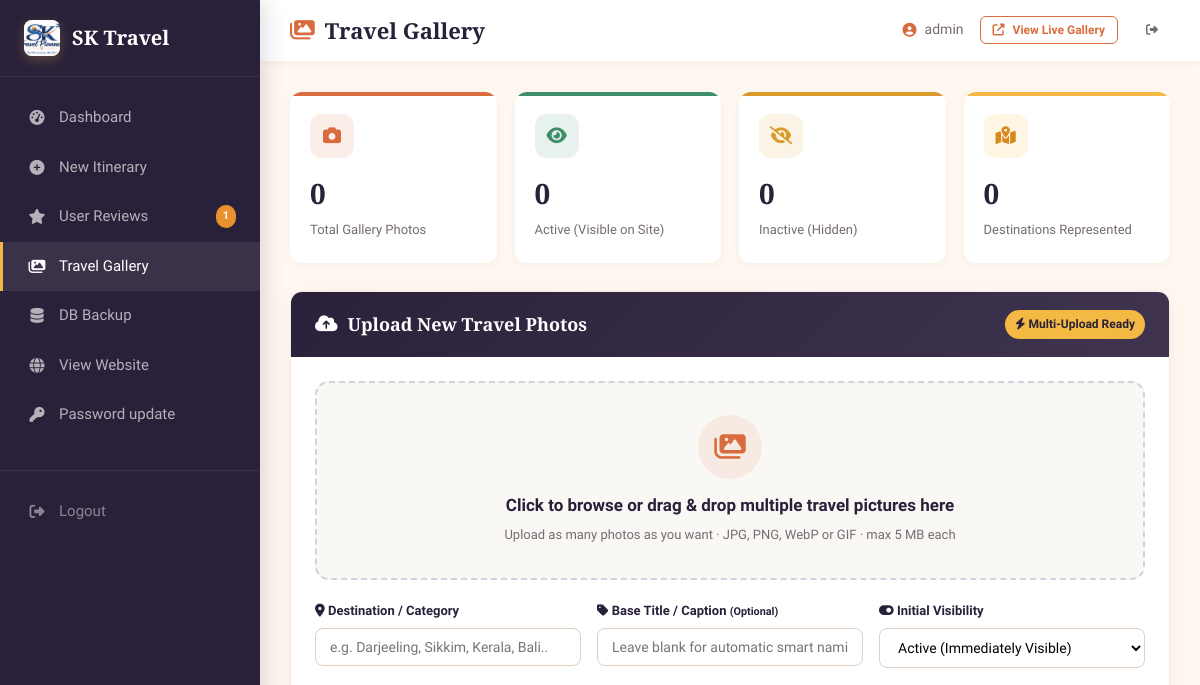
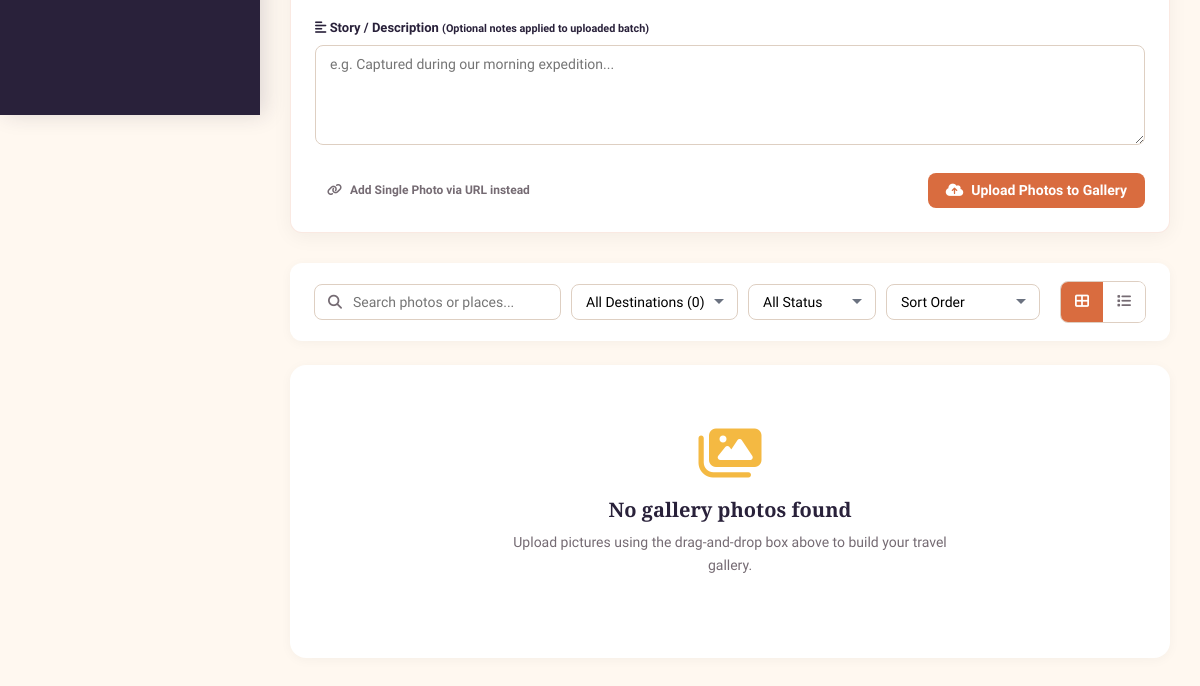
The app's page /admin/gallery.php (signed in), older data (2 pictures, top to bottom).
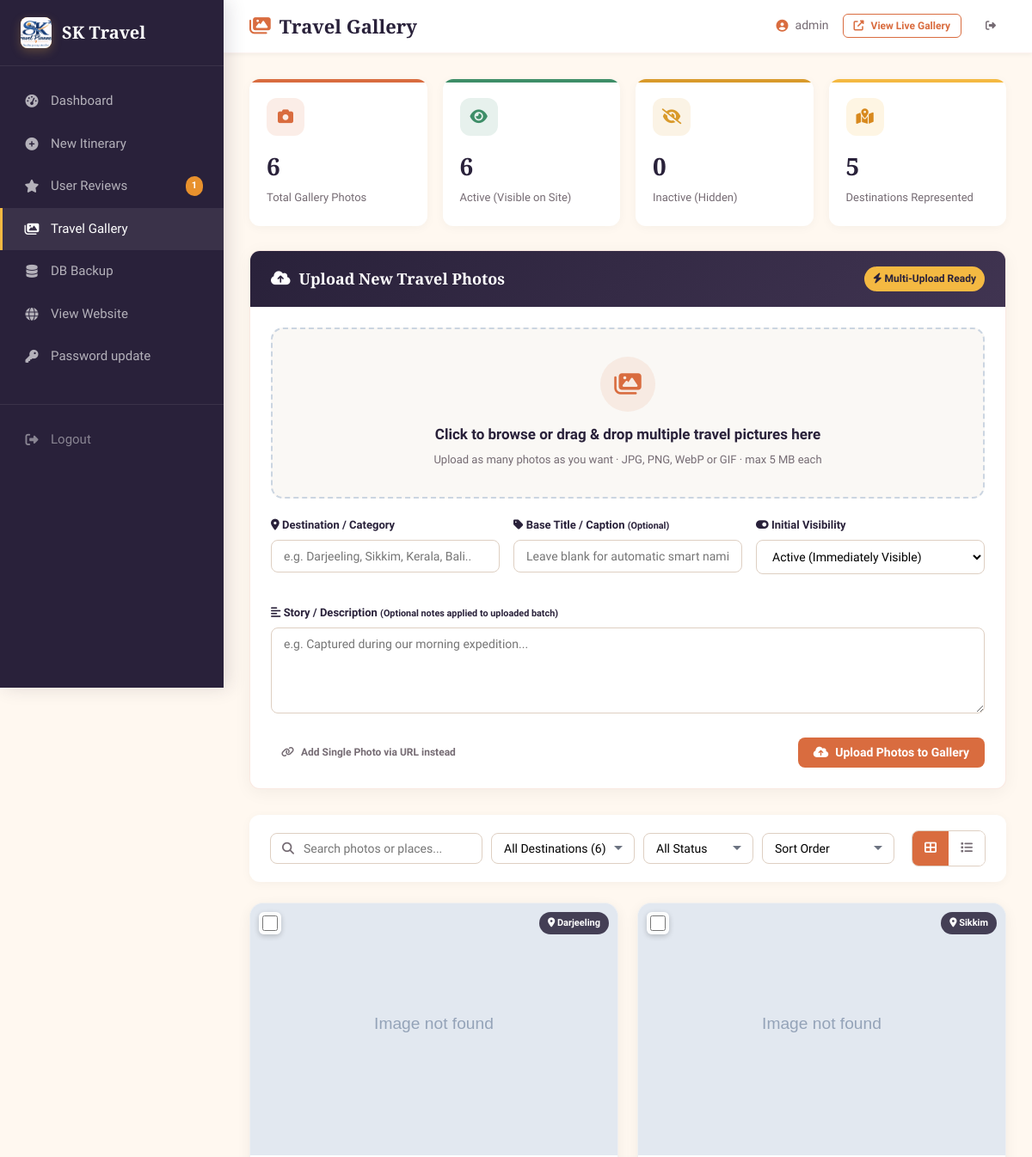
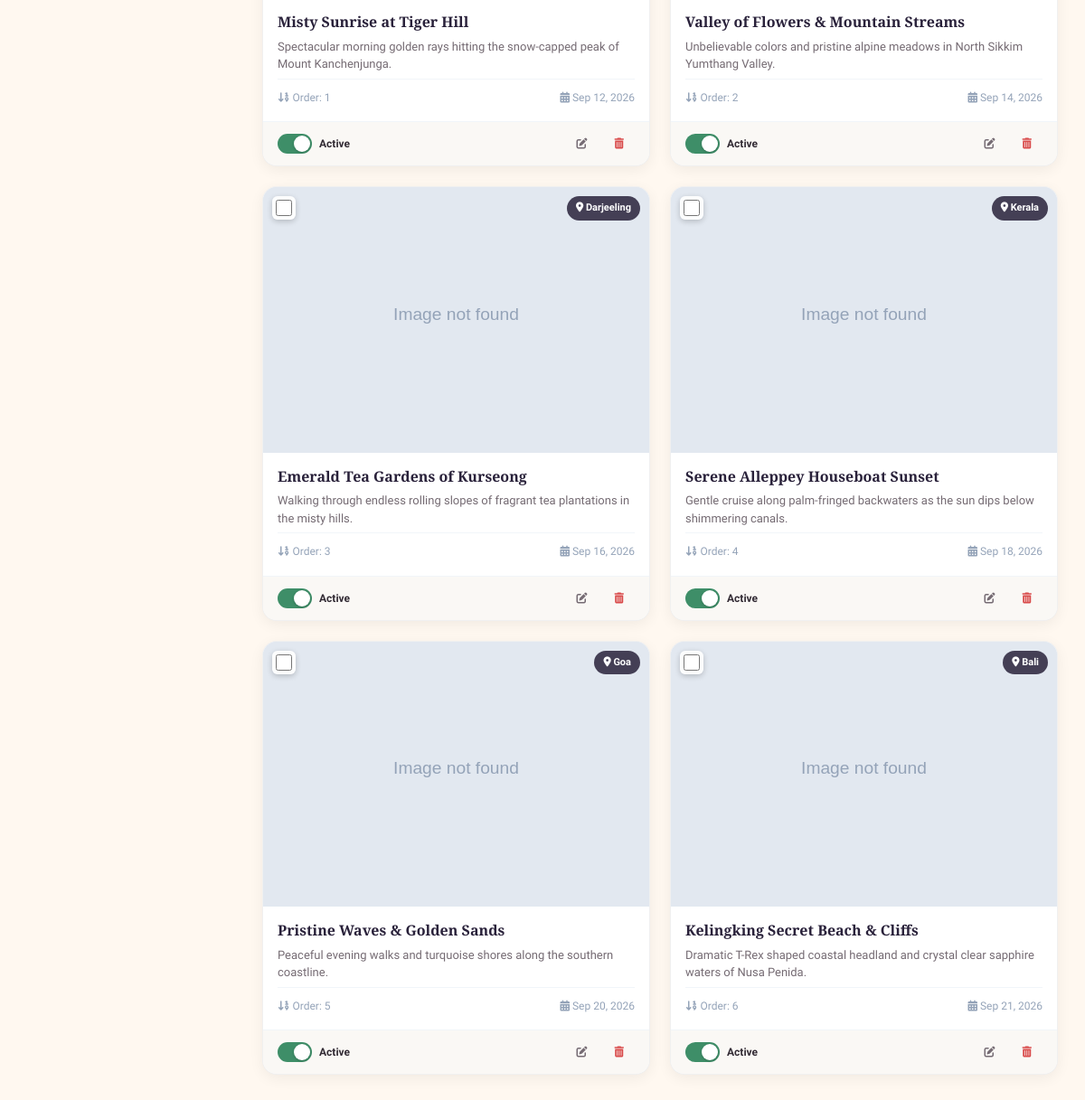
The same page, newer data (2 pictures, top to bottom).
### tables this page shows
CREATE TABLE IF NOT EXISTS gallery_images (
    id          INT AUTO_INCREMENT PRIMARY KEY,
    title       VARCHAR(255) NOT NULL,
    destination VARCHAR(255) DEFAULT NULL,
    description TEXT DEFAULT NULL,
    image       VARCHAR(255) NOT NULL,
    sort_order  INT DEFAULT 0,
    status      TINYINT(1) DEFAULT 1,
    created_at  TIMESTAMP NOT NULL DEFAULT CURRENT_TIMESTAMP,
    updated_at  TIMESTAMP NOT NULL DEFAULT CURRENT_TIMESTAMP ON UPDATE CURRENT_TIMESTAMP,
    INDEX idx_status (status),
    INDEX idx_sort_order (sort_order)
);

### config.php (called while the page is built, shortened)
<?php
function e($string): string
{
    return htmlspecialchars(
        (string) $string,
        ENT_QUOTES | ENT_HTML5,
        'UTF-8'
    );
}
function clean($string): string
{
    return trim(
        strip_tags(
            (string) $string
        )
    );
}
?>

### admin/gallery.php (the view, shortened to what the rows shown need)
<?php
require_once __DIR__ . '/../config.php';
if (!function_exists('adminGalleryImg')) {
    function adminGalleryImg(?string $path): string
    {
        $path = trim((string)$path);
        if (preg_match('#^https?://#i', $path)) {
            return $path;
        }
        $segments = array_map('rawurlencode', explode('/', ltrim(str_replace('\\', '/', $path), '/')));
        return '../' . implode('/', $segments);
    }
}
$search   = clean($_GET['search'] ?? '');
$dest     = clean($_GET['dest'] ?? 'all');
$filter   = clean($_GET['filter'] ?? 'all');
$sort     = clean($_GET['sort'] ?? 'sort_order');
$viewMode = clean($_GET['view'] ?? 'grid');
$whereClauses = [];
$params       = [];
$whereSql = !empty($whereClauses) ? 'WHERE ' . implode(' AND ', $whereClauses) : '';
$sortMap = [
    'sort_order' => 'sort_order ASC, id DESC',
    'newest'     => 'created_at DESC, id DESC',
    'oldest'     => 'created_at ASC, id ASC',
    'title_asc'  => 'title ASC',
    'dest_asc'   => 'destination ASC, title ASC',
];
$sortSql = $sortMap[$sort] ?? $sortMap['sort_order'];
$page    = max(1, (int)($_GET['page'] ?? 1));
$perPage = 18;
$offset = ($page - 1) * $perPage;
$dataStmt = $pdo->prepare("SELECT * FROM gallery_images {$whereSql} ORDER BY {$sortSql} LIMIT {$perPage} OFFSET {$offset}");
$dataStmt->execute($params);
$photos = $dataStmt->fetchAll(PDO::FETCH_ASSOC);
?>
<!DOCTYPE html>
<html lang="en">
<head>
    <link rel="stylesheet" href="../style.css">
    <link rel="stylesheet" href="https://cdnjs.cloudflare.com/ajax/libs/font-awesome/6.5.0/css/all.min.css">
</head>
<body>
<div class="admin-layout">
    <div class="admin-main">
        <div class="admin-topbar">
            <h1><i class="fas fa-images"></i> Travel Gallery</h1>
        </div>
        <div class="admin-content">
            <div class="upload-card">
                <div class="upload-header">
                    <h2><i class="fas fa-cloud-upload-alt"></i> Upload New Travel Photos</h2>
                </div>
            </div>
            <?php if (empty($photos)): ?>
                <div class="empty-box">
                    <i class="fas fa-images"></i>
                    <h3>No gallery photos found</h3>
                    <p>
                        <?= ($search !== '' || $dest !== 'all' || $filter !== 'all') ? 'Try adjusting your search filters.' : 'Upload pictures using the drag-and-drop box above to build your travel gallery.' ?>
                    </p>
                    <?php if ($search !== '' || $dest !== 'all' || $filter !== 'all'): ?>
                        <a href="gallery.php" class="btn btn-primary"><i class="fas fa-sync"></i> View All Photos</a>
                    <?php endif; ?>
                </div>
            <?php else: ?>
                <?php if ($viewMode === 'grid'): ?>
                    <div class="gallery-grid">
                        <?php foreach ($photos as $photo):
                            $pUrl     = adminGalleryImg($photo['image'] ?? '');
                            $isActive = (int)$photo['status'] === 1;
                            $created  = !empty($photo['created_at']) ? date('M d, Y', (int)strtotime((string)$photo['created_at'])) : '—';
                        ?>
                            <div class="photo-card" id="card-<?= (int)$photo['id'] ?>">
                                <div class="photo-thumb-wrap">
                                    <div class="photo-select-box">
                                        <input type="checkbox" class="photo-check" value="<?= (int)$photo['id'] ?>" onchange="updateBulkBar()">
                                    </div>
                                    <?php if (!empty($photo['destination'])): ?>
                                        <span class="photo-dest-badge"><i class="fas fa-map-marker-alt"></i> <?= e($photo['destination']) ?></span>
                                    <?php endif; ?>
                                    <img class="gal-img" src="<?= e($pUrl) ?>" alt="<?= e($photo['title']) ?>" loading="lazy">
                                </div>
                                <div class="photo-card-body">
                                    <h4 class="photo-title"><?= e($photo['title']) ?></h4>
                                    <?php if (!empty($photo['description'])): ?>
                                        <p class="photo-desc"><?= e($photo['description']) ?></p>
                                    <?php endif; ?>
                                    <div class="photo-meta">
                                        <span><i class="fas fa-sort-numeric-down"></i> Order: <?= (int)$photo['sort_order'] ?></span>
                                        <span><i class="fas fa-calendar-alt"></i> <?= e($created) ?></span>
                                    </div>
                                </div>
                                <div class="photo-card-foot">
                                    <label class="toggle-switch" title="Toggle visibility on website">
                                        <span class="toggle-slider"></span>
                                        <span class="toggle-label"><?= $isActive ? 'Active' : 'Inactive' ?></span>
                                    </label>
                                    <div class="btn-group">
                                        <button type="button" class="btn btn-ghost btn-sm" data-photo="<?= e(json_encode($photo, JSON_UNESCAPED_UNICODE | JSON_INVALID_UTF8_SUBSTITUTE)) ?>" onclick="openEditModal(this)" title="Edit photo details">
                                            <i class="fas fa-edit"></i>
                                        </button>
                                        <button type="button" class="btn btn-ghost btn-sm" style="color:var(--danger);" data-id="<?= (int)$photo['id'] ?>" data-title="<?= e($photo['title']) ?>" onclick="openDeleteModal(this)" title="Delete photo">
                                            <i class="fas fa-trash-alt"></i>
                                        </button>
                                    </div>
                                </div>
                            </div>
                        <?php endforeach; ?>
                    </div>
                <?php endif; ?>
            <?php endif; ?>
        </div>
    </div>
</div>
</body>
</html>

Row changes from the older to the newer data that the page shows:
added gallery_images: destination "Darjeeling", title "Misty Sunrise at Tiger Hill", description "Spectacular morning golden rays hitting the snow-capped peak of Mount Kanchenjunga.", sort_order "1", created_at "Sep 12, 2026", status "Active"
added gallery_images: destination "Sikkim", title "Valley of Flowers & Mountain Streams", description "Unbelievable colors and pristine alpine meadows in North Sikkim Yumthang Valley.", sort_order "2", created_at "Sep 14, 2026", status "Active"
added gallery_images: destination "Darjeeling", title "Emerald Tea Gardens of Kurseong", description "Walking through endless rolling slopes of fragrant tea plantations in the misty hills.", sort_order "3", created_at "Sep 16, 2026", status "Active"
added gallery_images: destination "Kerala", title "Serene Alleppey Houseboat Sunset", description "Gentle cruise along palm-fringed backwaters as the sun dips below shimmering canals.", sort_order "4", created_at "Sep 18, 2026", status "Active"
added gallery_images: destination "Goa", title "Pristine Waves & Golden Sands", description "Peaceful evening walks and turquoise shores along the southern coastline.", sort_order "5", created_at "Sep 20, 2026", status "Active"
added gallery_images: destination "Bali", title "Kelingking Secret Beach & Cliffs", description "Dramatic T-Rex shaped coastal headland and crystal clear sapphire waters of Nusa Penida.", sort_order "6", created_at "Sep 21, 2026", status "Active"
Text that changed along with them:
$totalPhotos: "0" → "6"
$activePhotos: "0" → "6"
$destCount: "0" → "5"
form field dest: "All Destinations (0)" → "All Destinations (6)"
text no longer shown: "No gallery photos found Upload pictures using the drag-and-drop box above to build your travel gallery."
